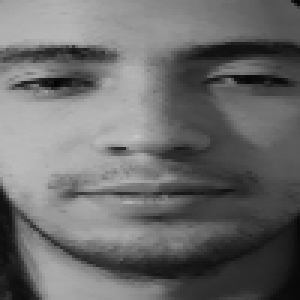
#> input picture real_dataset/ali/processed_ali_2-Photoroom.png, 100 x 100 px (shown 3 times larger); its folder holds only this picture in this run
$ python recognition_with_np_dot.py
#> lines starting #> are read from the running program, lines starting #| are printed output that depends on the picture
import os
import numpy as np
import cv2
from tqdm import tqdm
from sklearn.model_selection import train_test_split

# [28 lines left out: functions resize, custom_mean, not called in this run]

def save_Results(base_dir="results"):
    if not os.path.exists(base_dir):
        os.makedirs(base_dir)

    subdirectories = [d for d in os.listdir(base_dir) if os.path.isdir(os.path.join(base_dir, d))]
    run_number = len(subdirectories)
    subdirectory = os.path.join(base_dir, f"results_{run_number}")
    os.makedirs(subdirectory)
    return subdirectory

def save_image_to_file(image, filename):
    cv2.imwrite(filename, image)

# [21 lines left out: functions custom_dot, normalize, not called in this run]

# Add labels to the image
def add_labels_to_image(image, labels, positions, font=cv2.FONT_HERSHEY_SIMPLEX, font_scale=0.5, color=(255, 255, 255), thickness=1):
    for label, position in zip(labels, positions):
        cv2.putText(image, label, position, font, font_scale, color, thickness, cv2.LINE_AA)

# This function loads our dataset of Olivetti faces and resizes them to a target size.
# It returns a list of image paths and their corresponding labels.
def load_olivetti_faces(root_dir, target_size=(100, 100)):
#> called with root_dir = 'real_dataset', target_size = (100, 100)
    image_paths = []
    labels = []

    print(f"Loading images from: {root_dir}")
    # Check if the root directory exists
    if not os.path.exists(root_dir):
        print(f"Error: The directory {root_dir} does not exist.")
        return image_paths, labels

    for person_dir in tqdm(os.listdir(root_dir), desc="Processing directories"):
        person_path = os.path.join(root_dir, person_dir)
        if os.path.isdir(person_path):
            for filename in os.listdir(person_path):
                if filename.endswith(('.jpg', '.jpeg', '.png')):
                    full_path = os.path.join(person_path, filename)
                    image = cv2.imread(full_path, cv2.IMREAD_GRAYSCALE)
#> image is the input picture: shape (100, 100); min 2, max 198, mean 107.1
                    if image is None:
                        print(f"Error loading image: {full_path}")
                        continue
                    # resized_image = resize(image, target_size)
                    resized_image = cv2.resize(image, target_size)
                    save_path = os.path.join(person_path, filename)
                    cv2.imwrite(save_path, resized_image)
                    image_paths.append(save_path)
                    labels.append(person_dir)
                    print(f"Loaded and resized: {person_dir} - {filename}")
    print(f"Total images loaded: {len(image_paths)}")
    return image_paths, labels

# Step 2: Preprocess Images (Load, Flatten, Normalize)
def preprocess_images(image_paths):
    dataset = []
    for path in tqdm(image_paths, desc="Preprocessing images"):
        image = cv2.imread(path, cv2.IMREAD_GRAYSCALE)
        if image is None:
            print(f"Error loading image: {path}")
            continue
        # Flatten and normalize the image
        flattened = (image.flatten() / 255.0)
        dataset.append(flattened)
    return np.array(dataset, dtype=np.float64)

# Step 3: Compute Mean Face
def compute_mean_face(dataset):
    # mean_face = custom_mean(dataset, axis=0)
    mean_face = np.mean(dataset, axis=0)

    # Reshape the mean face to its original dimensions (50x50)
    mean_face_image = mean_face.reshape((100, 100))

    # Normalize the mean face image to the range [0, 255]
    # mean_face_image = normalize(mean_face_image, norm_type=cv2.NORM_MINMAX)
    mean_face_image = cv2.normalize(mean_face_image, None, 0, 255, cv2.NORM_MINMAX)

    # Convert to uint8 type
    mean_face_image = mean_face_image.astype(np.uint8)
    cv2.imshow("Mean Face", mean_face_image)
    cv2.waitKey(0)
    cv2.destroyAllWindows()
    return mean_face , mean_face_image

# Step 4: Center Dataset
def center_dataset(dataset, mean_face):
    return dataset - mean_face

# Step 5: Compute Covariance Matrix
def compute_covariance_matrix(centered_data):
    num_images, num_features = centered_data.shape
    # return custom_dot(centered_data.T, centered_data) / num_images
    return np.dot(centered_data, centered_data.T) / num_images

# [11 lines of commented-out code are left out]


def compute_eigenfaces(centered_data, covariance_matrix, num_eigenfaces):
    eigenvalues, eigenvectors = np.linalg.eigh(covariance_matrix)
    sorted_indices = np.argsort(eigenvalues)[::-1]
    eigenvectors = eigenvectors[:, sorted_indices]
    eigenvalues = eigenvalues[sorted_indices]
    eigenvectors = eigenvectors[:, :num_eigenfaces]
    eigenfaces = np.dot(eigenvectors.T, centered_data)
    return eigenfaces, eigenvalues[:num_eigenfaces]

def display_eigenfaces(eigenfaces, num_eigenfaces, image_shape=(100, 100), results_subdirectory=None):
    # Calculate the grid size dynamically
    grid_cols = int(np.ceil(np.sqrt(num_eigenfaces)))
    grid_rows = int(np.ceil(np.sqrt(num_eigenfaces)))

    # Create a blank canvas to display the eigenfaces
    grid_height = grid_rows * image_shape[0]
    grid_width = grid_cols * image_shape[1]
    canvas = np.zeros((grid_height, grid_width), dtype=np.uint8)

    for i in range(num_eigenfaces):
        row = i // grid_cols
        col = i % grid_cols
        eigenface = eigenfaces[i].reshape(image_shape)
        # eigenface = normalize(eigenface, norm_type=cv2.NORM_MINMAX)
        eigenface = cv2.normalize(eigenface, None, 0, 255, cv2.NORM_MINMAX)
        eigenface = eigenface.astype(np.uint8)
        canvas[row * image_shape[0]:(row + 1) * image_shape[0], col * image_shape[1]:(col + 1) * image_shape[1]] = eigenface

    # Display the canvas with all eigenfaces
    cv2.imshow("Eigenfaces", canvas)
    cv2.waitKey(0)
    cv2.destroyAllWindows()

    # Save the canvas with all eigenfaces
    if results_subdirectory:
        eigenfaces_path = os.path.join(results_subdirectory, "eigenfaces.jpg")
        cv2.imwrite(eigenfaces_path, canvas)

# Step 7: Project Faces Onto Eigenfaces
def project_faces(centered_data, eigenfaces):
    # return custom_dot(centered_data, eigenfaces.T)
    return np.dot(centered_data, eigenfaces.T)

def save_results(results, filename):
    with open(filename, 'w') as f:
        for result in results:
            f.write(f"{result}\n")

# Step 8: Recognize Test Face
def recognize_face(test_face, mean_face, eigenfaces, projected_faces, labels, original_faces, fixed_threshold=300):
    # [9 lines of commented-out code are left out]
    centered_test_face = test_face - mean_face
    projected_test_face = np.dot(centered_test_face, eigenfaces.T)
    distances = np.linalg.norm(projected_faces - projected_test_face, axis=1)
    min_distance = np.min(distances)
    recognized_label = labels[np.argmin(distances)]
    closest_face_index = np.argmin(distances)
    # threshold = np.percentile(distances, 10)

    # Use a fixed threshold
    threshold = fixed_threshold

    if min_distance > threshold:
        recognized_label = "unknown"
    else:
        recognized_label = labels[closest_face_index]
    # if recognized_label == "":
    #     recognized_label = "unknown"

    # Debugging: Print distances and threshold
    # print(f"Distances: {distances}")
    print(f"Threshold: {threshold}")
    print(f"Min distance: {min_distance}")

    # Reconstruct the projected face
    reconstructed_face = np.dot(projected_test_face, eigenfaces) + mean_face

    # Display the test face, mean face, closest face, and reconstructed face side by side
    test_face_image = test_face.reshape((100, 100))
    mean_face_image = mean_face.reshape((100, 100))
    closest_face = original_faces[closest_face_index].reshape((100, 100))
    reconstructed_face_image = reconstructed_face.reshape((100, 100))

    # [5 lines of commented-out code are left out]
    test_face_image = cv2.normalize(test_face_image, None, 0, 255, cv2.NORM_MINMAX)
    mean_face_image = cv2.normalize(mean_face_image, None, 0, 255, cv2.NORM_MINMAX)
    closest_face = cv2.normalize(closest_face, None, 0, 255, cv2.NORM_MINMAX)
    reconstructed_face_image = cv2.normalize(reconstructed_face_image, None, 0, 255, cv2.NORM_MINMAX)

    # Convert to uint8 type
    test_face_image = test_face_image.astype(np.uint8)
    mean_face_image = mean_face_image.astype(np.uint8)
    closest_face = closest_face.astype(np.uint8)
    reconstructed_face_image = reconstructed_face_image.astype(np.uint8)

    # [5 lines of commented-out code are left out]
    test_face_image = cv2.resize(test_face_image, (200, 200))
    mean_face_image = cv2.resize(mean_face_image, (200, 200))
    closest_face = cv2.resize(closest_face, (200, 200))
    reconstructed_face_image = cv2.resize(reconstructed_face_image, (200, 200))

    # Concatenate images horizontally
    combined_image = np.hstack((test_face_image, mean_face_image, closest_face, reconstructed_face_image))

    # Add labels to the combined image
    labels = ["Test Face", "Mean Face", "Closest Face", "Reconstructed Face"]
    positions = [(10, 20), (210, 20), (410, 20), (610, 20)]
    add_labels_to_image(combined_image, labels, positions)
    # Save the result
    return recognized_label , combined_image

# Paths
olivetti_faces_dir = "real_dataset"  # Directory with Olivetti faces

# Step 1: Load and Resize Olivetti Faces
image_paths, labels = load_olivetti_faces(olivetti_faces_dir)

# Step 2: Preprocess Dataset
dataset = preprocess_images(image_paths)
#> in preprocess_images, `flattened = (image.flatten() / 255.0)`: flattened = 10000 values, max 0.776 at index 4545, min 0.00784 at index 2718, mean 0.42

# Split the dataset into training and test sets
train_paths, test_paths, train_labels, test_labels = train_test_split(image_paths, labels, test_size=0.2)
#> train_paths = 1 item; test_paths = 1 item; train_labels = ['ali']; test_labels = ['emre']

# Preprocess training and test sets
train_dataset = preprocess_images(train_paths)
test_dataset = preprocess_images(test_paths)

# Step 3: Compute Mean Face
mean_face, mean_face_image_to_save = compute_mean_face(train_dataset)
#> in compute_mean_face, `mean_face = np.mean(dataset, axis=0)`: mean_face has the same summary as flattened in preprocess_images
#> in compute_mean_face, `mean_face_image = cv2.normalize(mean_face_image, None, 0, 255, cv2.NOR..`:
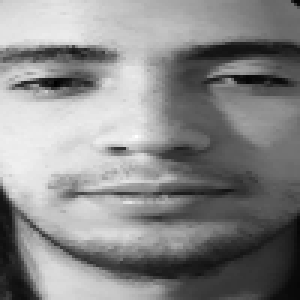
#> mean_face_image: shape (100, 100) float64 (shown 3 times larger); min 5.44e-17, max 255, mean 136.7
#> mean_face has the same summary as flattened in preprocess_images

# Step 4: Center the Dataset
print("Centering the dataset")
centered_train_data = center_dataset(train_dataset, mean_face)
print("Dataset is centered")
print("covariance matrix is calculating")
# Step 5: Compute Covariance Matrix
covariance_matrix = compute_covariance_matrix(centered_train_data)
#> covariance_matrix = [0]
print("Covariance matrix is calculated ")
# Step 6: Compute Eigenfaces
num_eigenfaces = min(10, train_dataset.shape[0])
#> num_eigenfaces = 1
eigenfaces, eigenvalues = compute_eigenfaces(centered_train_data, covariance_matrix, num_eigenfaces)
#> in compute_eigenfaces, `eigenvalues, eigenvectors = np.linalg.eigh(covariance_matrix)`: eigenvalues = [0]; eigenvectors = [1]
#> in compute_eigenfaces, `sorted_indices = np.argsort(eigenvalues)[::-1]`: sorted_indices = [0]
#> eigenvalues = [0]
print("eigenfaces are calculated ")
# Create a subdirectory for this run's results
results_subdirectory = save_Results()

# Save mean face
mean_face_path = os.path.join(results_subdirectory, "mean_face.jpg")
cv2.imwrite(mean_face_path, mean_face_image_to_save)

# Display and save eigenfaces
display_eigenfaces(eigenfaces, num_eigenfaces, results_subdirectory=results_subdirectory)

# Step 7: Project Faces Onto Eigenfaces
projected_train_faces = project_faces(centered_train_data, eigenfaces)
#> projected_train_faces = [0]

# Test the recognition on the test set
correct_predictions = 0
unknown = 0
count = 1
results = []
for test_image_path, true_label in tqdm(zip(test_paths, test_labels), desc="Recognizing faces", total=len(test_paths)):
    test_face_dataset = preprocess_images([test_image_path])
    recognized_label , combined_image = recognize_face(
        test_face_dataset[0],
        mean_face,
        eigenfaces,
        projected_train_faces,
        train_labels,
        train_dataset,  # Pass the true label to the function
        fixed_threshold=300  # Set a fixed threshold
    )
#> in recognize_face, `centered_test_face = test_face - mean_face`: centered_test_face = 10000 values, max 0.682 at index 2692, min -0.529 at index 2636, mean 0.0366
#> in recognize_face, `projected_test_face = np.dot(centered_test_face, eigenfaces.T)`: projected_test_face = [0]
#> in recognize_face, `min_distance = np.min(distances)`: min_distance = 0
#> in recognize_face, `recognized_label = labels[np.argmin(distances)]`: recognized_label = 'ali'
#> in recognize_face, `closest_face_index = np.argmin(distances)`: closest_face_index = 0
#| Min distance: 0.0
#> in recognize_face, `reconstructed_face = np.dot(projected_test_face, eigenfaces) + mean_face`: reconstructed_face has the same summary as flattened in preprocess_images
#> in recognize_face, `test_face_image = test_face.reshape((100, 100))`:
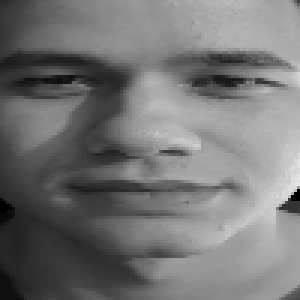
#> test_face_image: shape (100, 100) float64 (shown 3 times larger); min 0, max 0.914, mean 0.457
#> in recognize_face, `combined_image = np.hstack((test_face_image, mean_face_image, closest_..`:
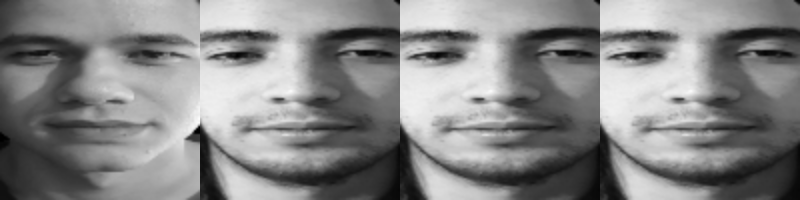
#> combined_image: shape (200, 800); min 0, max 253, mean 133.8
#> recognized_label = 'ali'
    if recognized_label == "unknown":
        print(f"Unknown face: {test_image_path}")
        result = f"Test image: {true_label}, True label: {true_label}, Recognized label: unknown , UNSUCCESFULL"
        output_path = os.path.join(results_subdirectory, f"{count}_{true_label}_recognized_as_unknown_result.jpg")
        unknown += 1
    elif recognized_label == true_label:
        print(f"TRUE")
        result = f"Test image: {true_label}, True label: {true_label}, Recognized label: {recognized_label} , SUCCESFULL"
        output_path = os.path.join(results_subdirectory, f"{count}_{true_label}_recognized_as_{true_label}_result.jpg")
        correct_predictions += 1
    else:
        print(f"True label: {true_label}, Recognized as: {recognized_label}")
#| True label: emre, Recognized as: ali
        result = f"Test image: {true_label}, True label: {true_label}, Recognized label: {recognized_label} , UNSUCCESFULL"
        output_path = os.path.join(results_subdirectory, f"{count}_{true_label}_recognized_as_{recognized_label}_result.jpg")
    count += 1
    # Debugging: Print output_path
    print(f"Saving image to: {output_path}")
#| Saving image to: results/results_0/1_emre_recognized_as_ali_result.jpg

    # Save the result
    success = cv2.imwrite(output_path, combined_image)
    if not success:
        print(f"Failed to write image to: {output_path}")

    results.append(result)

# Save all results to a file

# Calculate and print the recognition accuracy
accuracy = correct_predictions / len(test_paths)
#> accuracy = 0
print(f"Recognition accuracy: {accuracy * 100:.2f}%")
#| Recognition accuracy: 0.00%
print(f"Unknown recognition: {unknown} out of {len(test_paths)}")
#| Unknown recognition: 0 out of 1
results.append(f"Recognition accuracy: {accuracy * 100:.2f}%")
results.append(f"Unknown recognition: {unknown} out of {len(test_paths)}")
results_file = os.path.join(results_subdirectory, "results.txt")
save_results(results, results_file)
#> the loop in save_results, `for result in results:` made 3 passes
#> result on passes 2 to 3: 'Recognition accuracy: 0.00%', 'Unknown recognition: 0 out of 1'
